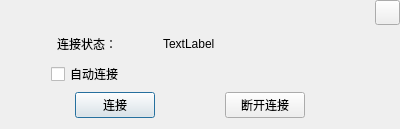
<?xml version="1.0" encoding="UTF-8"?>
<ui version="4.0">
 <class>DetailDialog</class>
 <widget class="QDialog" name="DetailDialog">
  <property name="geometry">
   <rect>
    <x>0</x>
    <y>0</y>
    <width>400</width>
    <height>129</height>
   </rect>
  </property>
  <property name="windowTitle">
   <string>Dialog</string>
  </property>
  <layout class="QGridLayout" name="gridLayout">
   <property name="topMargin">
    <number>0</number>
   </property>
   <property name="rightMargin">
    <number>0</number>
   </property>
   <item row="1" column="2">
    <widget class="QLabel" name="lab_ConnectInfo">
     <property name="text">
      <string>TextLabel</string>
     </property>
    </widget>
   </item>
   <item row="1" column="0">
    <spacer name="horizontalSpacer">
     <property name="orientation">
      <enum>Qt::Horizontal</enum>
     </property>
     <property name="sizeType">
      <enum>QSizePolicy::Fixed</enum>
     </property>
     <property name="sizeHint" stdset="0">
      <size>
       <width>40</width>
       <height>20</height>
      </size>
     </property>
    </spacer>
   </item>
   <item row="2" column="0" colspan="3">
    <layout class="QHBoxLayout" name="horizontalLayout_2">
     <item>
      <spacer name="horizontalSpacer_3">
       <property name="orientation">
        <enum>Qt::Horizontal</enum>
       </property>
       <property name="sizeType">
        <enum>QSizePolicy::Fixed</enum>
       </property>
       <property name="sizeHint" stdset="0">
        <size>
         <width>40</width>
         <height>20</height>
        </size>
       </property>
      </spacer>
     </item>
     <item>
      <widget class="QCheckBox" name="check_AutoConn">
       <property name="text">
        <string>自动连接</string>
       </property>
      </widget>
     </item>
     <item>
      <spacer name="horizontalSpacer_4">
       <property name="orientation">
        <enum>Qt::Horizontal</enum>
       </property>
       <property name="sizeHint" stdset="0">
        <size>
         <width>40</width>
         <height>20</height>
        </size>
       </property>
      </spacer>
     </item>
    </layout>
   </item>
   <item row="3" column="0" colspan="4">
    <layout class="QHBoxLayout" name="horizontalLayout_3">
     <item>
      <spacer name="horizontalSpacer_5">
       <property name="orientation">
        <enum>Qt::Horizontal</enum>
       </property>
       <property name="sizeHint" stdset="0">
        <size>
         <width>40</width>
         <height>20</height>
        </size>
       </property>
      </spacer>
     </item>
     <item>
      <widget class="QPushButton" name="btn_Connect">
       <property name="text">
        <string>连接</string>
       </property>
      </widget>
     </item>
     <item>
      <spacer name="horizontalSpacer_6">
       <property name="orientation">
        <enum>Qt::Horizontal</enum>
       </property>
       <property name="sizeHint" stdset="0">
        <size>
         <width>40</width>
         <height>20</height>
        </size>
       </property>
      </spacer>
     </item>
     <item>
      <widget class="QPushButton" name="btn_Disconnect">
       <property name="text">
        <string>断开连接</string>
       </property>
      </widget>
     </item>
     <item>
      <spacer name="horizontalSpacer_7">
       <property name="orientation">
        <enum>Qt::Horizontal</enum>
       </property>
       <property name="sizeHint" stdset="0">
        <size>
         <width>40</width>
         <height>20</height>
        </size>
       </property>
      </spacer>
     </item>
    </layout>
   </item>
   <item row="1" column="3">
    <spacer name="horizontalSpacer_2">
     <property name="orientation">
      <enum>Qt::Horizontal</enum>
     </property>
     <property name="sizeType">
      <enum>QSizePolicy::Minimum</enum>
     </property>
     <property name="sizeHint" stdset="0">
      <size>
       <width>100</width>
       <height>20</height>
      </size>
     </property>
    </spacer>
   </item>
   <item row="1" column="1">
    <widget class="QLabel" name="label">
     <property name="minimumSize">
      <size>
       <width>40</width>
       <height>20</height>
      </size>
     </property>
     <property name="text">
      <string>连接状态：</string>
     </property>
    </widget>
   </item>
   <item row="0" column="4">
    <widget class="QPushButton" name="ButtonClose">
     <property name="sizePolicy">
      <sizepolicy hsizetype="Minimum" vsizetype="Minimum">
       <horstretch>0</horstretch>
       <verstretch>0</verstretch>
      </sizepolicy>
     </property>
     <property name="minimumSize">
      <size>
       <width>25</width>
       <height>25</height>
      </size>
     </property>
     <property name="maximumSize">
      <size>
       <width>25</width>
       <height>25</height>
      </size>
     </property>
     <property name="text">
      <string/>
     </property>
    </widget>
   </item>
  </layout>
 </widget>
 <resources/>
 <connections/>
</ui>
